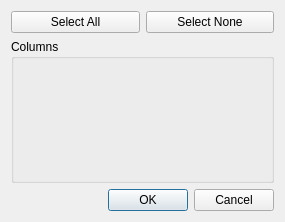
<?xml version="1.0" encoding="UTF-8"?>
<ui version="4.0">
 <class>Dialog</class>
 <widget class="QDialog" name="Dialog">
  <property name="geometry">
   <rect>
    <x>0</x>
    <y>0</y>
    <width>285</width>
    <height>222</height>
   </rect>
  </property>
  <property name="windowTitle">
   <string>Column Chooser</string>
  </property>
  <layout class="QGridLayout" name="gridLayout_2">
   <item row="0" column="0">
    <widget class="QPushButton" name="allButton">
     <property name="text">
      <string>Select All</string>
     </property>
    </widget>
   </item>
   <item row="0" column="1">
    <widget class="QPushButton" name="noneButton">
     <property name="text">
      <string>Select None</string>
     </property>
    </widget>
   </item>
   <item row="1" column="0" colspan="2">
    <widget class="QGroupBox" name="groupBox">
     <property name="title">
      <string>Columns</string>
     </property>
     <layout class="QGridLayout" name="gridLayout"/>
    </widget>
   </item>
   <item row="2" column="0" colspan="2">
    <widget class="QDialogButtonBox" name="buttonBox">
     <property name="orientation">
      <enum>Qt::Horizontal</enum>
     </property>
     <property name="standardButtons">
      <set>QDialogButtonBox::Cancel|QDialogButtonBox::Ok</set>
     </property>
    </widget>
   </item>
  </layout>
 </widget>
 <resources/>
 <connections>
  <connection>
   <sender>buttonBox</sender>
   <signal>accepted()</signal>
   <receiver>Dialog</receiver>
   <slot>accept()</slot>
   <hints>
    <hint type="sourcelabel">
     <x>248</x>
     <y>254</y>
    </hint>
    <hint type="destinationlabel">
     <x>157</x>
     <y>274</y>
    </hint>
   </hints>
  </connection>
  <connection>
   <sender>buttonBox</sender>
   <signal>rejected()</signal>
   <receiver>Dialog</receiver>
   <slot>reject()</slot>
   <hints>
    <hint type="sourcelabel">
     <x>316</x>
     <y>260</y>
    </hint>
    <hint type="destinationlabel">
     <x>286</x>
     <y>274</y>
    </hint>
   </hints>
  </connection>
 </connections>
</ui>
